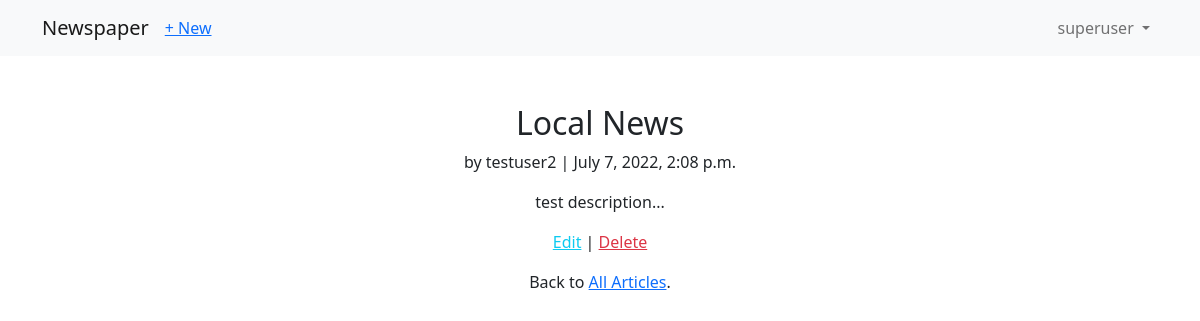
The app's page /articles/2/ (signed in) with its own data.
### accounts/models.py (models this page shows)
class CustomUser(AbstractUser):
    age = models.PositiveIntegerField(null=True, blank=True)

### articles/models.py (models this page shows, shortened)
class Article(models.Model):
    title = models.CharField(max_length=255)
    body = models.TextField()
    date = models.DateTimeField(auto_now_add=True)
    author = models.ForeignKey(
        get_user_model(),
        on_delete=models.CASCADE,
    )

### articles/views.py (the view)
# urls.py: path("<int:pk>/", ArticleDetailView.as_view(), name="article_detail"),
class ArticleDetailView(LoginRequiredMixin, DetailView):
    model = Article
    template_name = "article_detail.html"

### templates/article_detail.html
{% extends "base.html" %}
{% block content %}
    <div class="article-entry text-center mt-5">
        <h2>{{ object.title }}</h2>
        <p>by {{ object.author }} | {{ object.date }}</p>
        <p>{{ object.body }}</p>
    </div>
    <p class="text-center">
        <a class="text-info" href="{% url 'article_edit' article.pk %}">Edit</a> |
        <a class="text-danger" href="{% url 'article_delete' article.pk %}">Delete</a>
    </p>
    <p class="text-center">Back to <a href="{% url 'article_list' %}">All Articles</a>.</p>
{% endblock content %}

### templates/base.html (shortened to what this page needs)
<!DOCTYPE html>
<html lang="en">
<head>
    <link href="https://cdn.jsdelivr.net/npm/bootstrap@5.0.2/dist/css/bootstrap.min.css" rel="stylesheet">
</head>
<body>
    <nav class="navbar navbar-expand-lg navbar-light bg-light">
        <div class="container">
            <a class="navbar-brand" href="{% url 'home' %}">Newspaper</a>
            {% if user.is_authenticated %}
                <ul class="navbar-nav mr-auto">
                    <li class="nav-item">
                        <a href="{% url 'article_new' %}">+ New</a>
                    </li>
                </ul>
            {% endif %}
            <div class="collapse navbar-collapse" id="navbarButtonsExample">
                {% if user.is_authenticated %}
                    <ul class="navbar-nav ms-auto">
                        <li class="nav-item">
                            <a class="nav-link dropdown-toggle" href="#"
                                id="navbarDropdown" role="button" data-toggle="dropdown"
                                aria-haspopup="true" aria-expanded="false">
                                    {{ user.username }}
                            </a>
                        </li>
                    </ul>
                {% else %}
                    <form class="form-inline ms-auto">
                        <a href="{% url 'login' %}" class="btn btn-outline-secondary">Log In</a>
                        <a href="{% url 'signup' %}" class="btn btn-primary ml-2">Sign up</a>
                    </form>
                {% endif %}
            </div>
        </div>
    </nav>
    <main>
        <div class="container">
            {% block content %}
            {% endblock content %}
        </div>
    </main>
</body>
</html>

### records on screen
CustomUser: username "superuser"
Article: title "Local News", author "testuser2", date "July 7, 2022, 2:08 p.m.", body "test description..."
